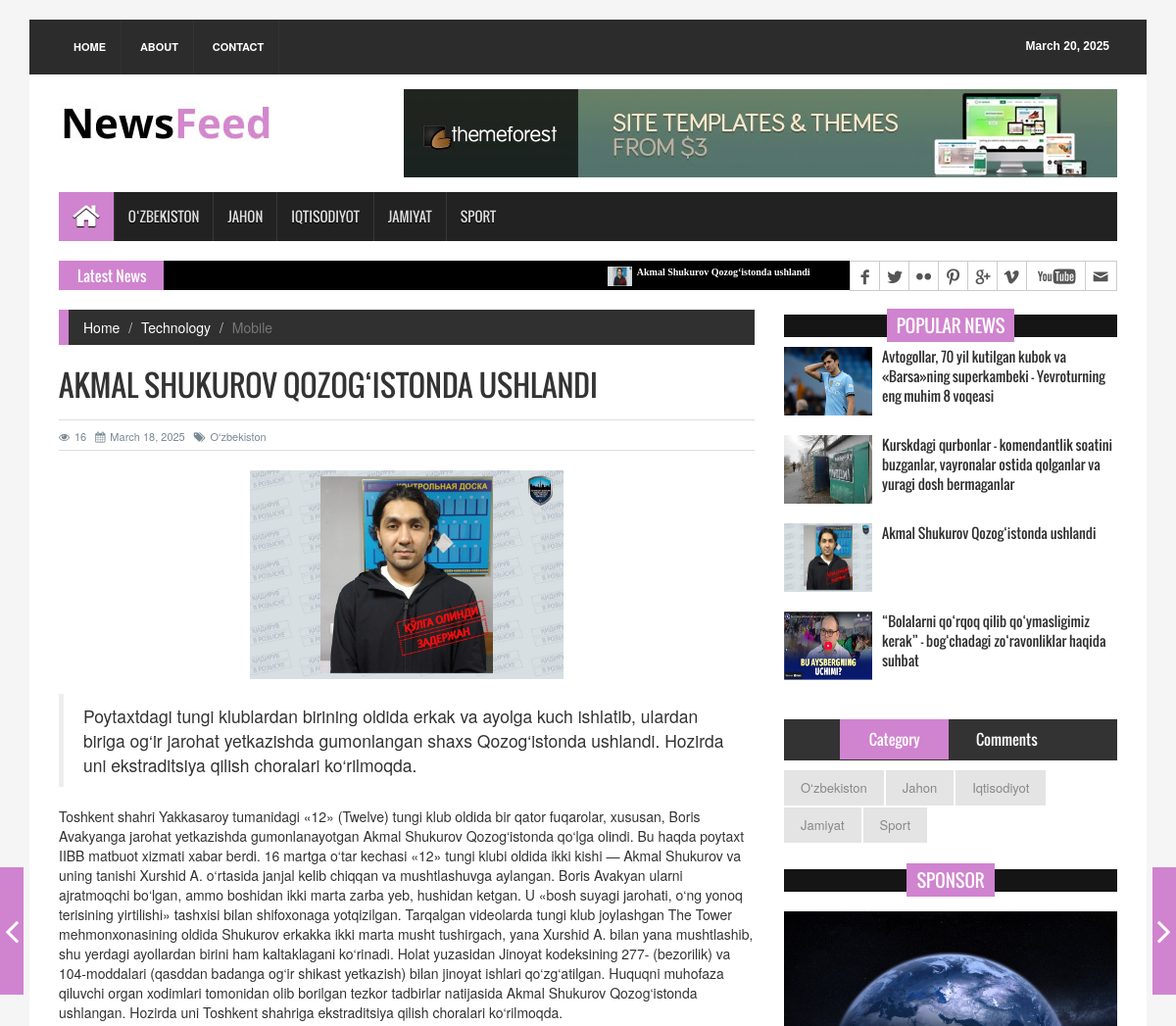
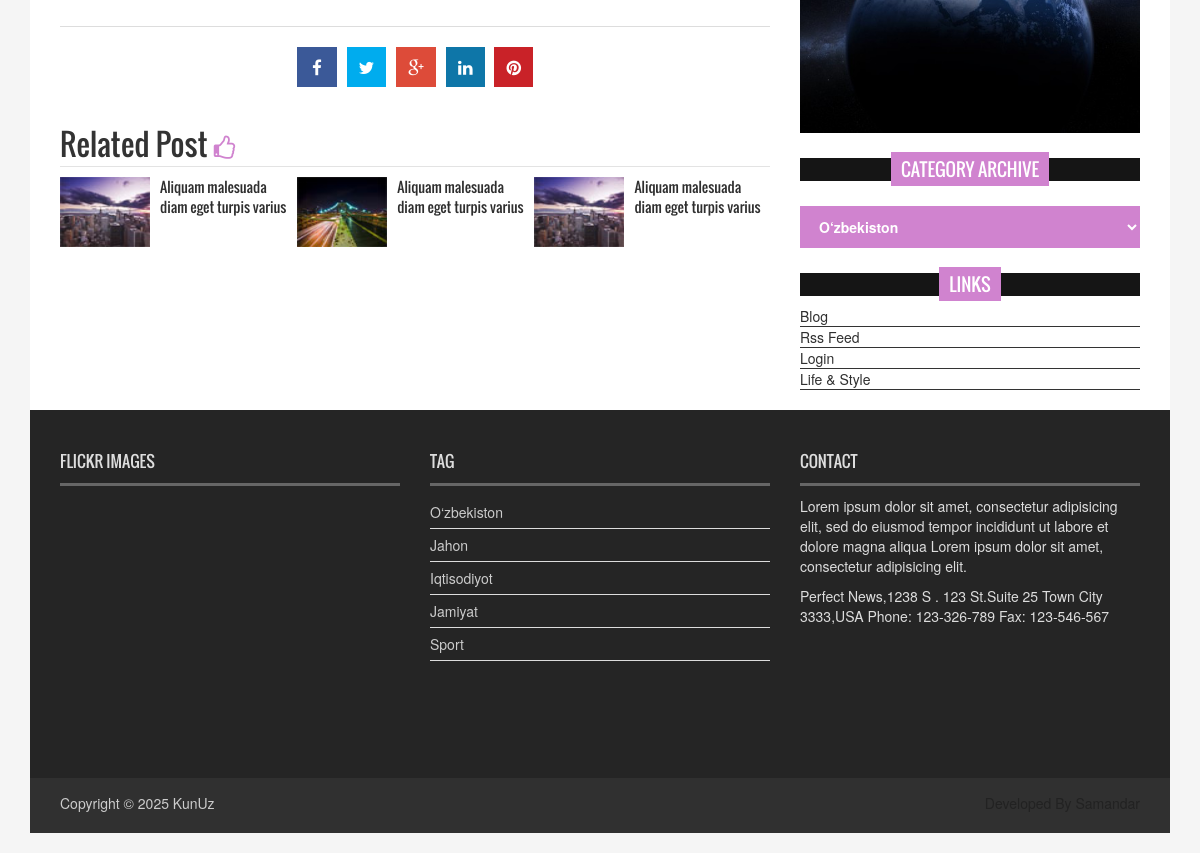
/detail/1, run on the app's committed database (2 pictures, top to bottom).
### news/models.py (models this page shows, shortened)
class Category(models.Model):
    name = models.CharField(max_length=200)
    is_active = models.BooleanField()
    class Meta:
        verbose_name = 'category'
        verbose_name_plural = 'categories'

class News(models.Model):
    title = models.CharField(max_length=300)
    short_desc = models.CharField(max_length=300)
    description = models.TextField()
    created_at = models.DateField(auto_now_add=True)
    views = models.PositiveIntegerField()
    category = models.ForeignKey(Category, on_delete=models.CASCADE)
    image = models.ImageField(upload_to='news_images/', blank=True, null=True)
    class Meta:
        ordering = ['-created_at']
        verbose_name = 'news'
        verbose_name_plural = 'news'

### news/views.py (the view)
# urls.py: path('detail/<int:pk>', detail, name='detail'),
def detail(request, pk):
    info = News.objects.get(id=pk)
    news_uzb = News.objects.filter(category_id=1)
    news_world = News.objects.filter(category_id=2)
    news_eco = News.objects.filter(category_id=3)
    news_soc = News.objects.filter(category_id=4)
    news_sport = News.objects.filter(category_id=5)
    info.views += 1
    info.save()
    context = {
        'info': info,
        'news': get_news(),
        'popular': get_popular(),
        'latest_news': get_latest(),
        'news_uzb': news_uzb,
        'news_world': news_world,
        'news_eco': news_eco,
        'news_soc': news_soc,
        'news_sport': news_sport,
        'ctgs': get_categories(),
        'date': get_date(),
    }
    return render(request, 'single_page.html', context=context)

### news/templatetags/custom_filters.py (called while the page is built)
@register.filter
def range_filter(value):
    return range(value)

### news/views.py (called while the page is built)
def get_date():
    return datetime.date(datetime.today())

def get_categories():
    return Category.objects.all()

def get_news():
    return News.objects.all().order_by('-created_at')

def get_popular():
    return News.objects.all().order_by('-views')

def get_latest():
    return News.objects.all().order_by('-created_at')

### templates/single_page.html (shortened to what this page needs)
{% load static %}
{% load custom_filters %}
<!DOCTYPE html>
<html>
<head>
<link rel="stylesheet" type="text/css" href="{% static 'assets/css/bootstrap.min.css' %}">
<link rel="stylesheet" type="text/css" href="{% static 'assets/css/font-awesome.min.css' %}">
<link rel="stylesheet" type="text/css" href="{% static 'assets/css/animate.css' %}">
<link rel="stylesheet" type="text/css" href="{% static 'assets/css/font.css' %}">
<link rel="stylesheet" type="text/css" href="{% static 'assets/css/li-scroller.css' %}">
<link rel="stylesheet" type="text/css" href="{% static 'assets/css/slick.css' %}">
<link rel="stylesheet" type="text/css" href="{% static 'assets/css/jquery.fancybox.css' %}">
<link rel="stylesheet" type="text/css" href="{% static 'assets/css/theme.css' %}">
<link rel="stylesheet" type="text/css" href="{% static 'assets/css/style.css' %}">
</head>
<body>
<div class="container">
  <header id="header">
    <div class="row">
      <div class="col-lg-12 col-md-12 col-sm-12">
        <div class="header_top">
          <div class="header_top_left">
            <ul class="top_nav">
              <li><a href="{% url 'index' %}">Home</a></li>
              <li><a href="#">About</a></li>
              <li><a href="{% url 'contact' %}">Contact</a></li>
            </ul>
          </div>
          <div class="header_top_right">
            <p>{{ date }}</p>
          </div>
        </div>
      </div>
      <div class="col-lg-12 col-md-12 col-sm-12">
        <div class="header_bottom">
          <div class="logo_area"><a href="{% url 'index' %}" class="logo"><img src="{% static 'images/logo.jpg' %}" alt=""></a></div>
          <div class="add_banner"><a href="#"><img src="{% static 'images/addbanner_728x90_V1.jpg' %}" alt=""></a></div>
        </div>
      </div>
    </div>
  </header>
  <section id="navArea">
    <nav class="navbar navbar-inverse" role="navigation">
      <div id="navbar" class="navbar-collapse collapse">
        <ul class="nav navbar-nav main_nav">
          <li class="active"><a href="{% url 'index' %}"><span class="fa fa-home desktop-home"></span><span class="mobile-show">Home</span></a></li>
          {% for ctg in ctgs %}
            {% if ctg.is_active %}
              <li><a href="{% url 'category' ctg.id %}">{{ ctg.name }}</a></li>
            {% endif %}
          {% endfor %}
      </div>
    </nav>
  </section>
  <section id="newsSection">
    <div class="row">
      <div class="col-lg-12 col-md-12">
        <div class="latest_newsarea"> <span>Latest News</span>
          <ul id="ticker01" class="news_sticker">
            {% for new in latest_news %}
              {% if forloop.counter < 6 %}
                <li>
                  <div class="media"> <a href="{% url 'detail'  new.id %}" class="media-left"> <img alt="" src="{{ new.image.url }}"> </a>
                    <div class="media-body"> <a href="{% url 'detail'  new.id %}" class="catg_title">{{ new.title }}</a> </div>
                  </div>
                </li>
              {% endif %}
            {% endfor %}
          </ul>
          <div class="social_area">
            <ul class="social_nav">
              <li class="facebook"><a href="#"></a></li>
              <li class="twitter"><a href="#"></a></li>
              <li class="flickr"><a href="#"></a></li>
              <li class="pinterest"><a href="#"></a></li>
              <li class="googleplus"><a href="#"></a></li>
              <li class="vimeo"><a href="#"></a></li>
              <li class="youtube"><a href="#"></a></li>
              <li class="mail"><a href="#"></a></li>
            </ul>
          </div>
        </div>
      </div>
    </div>
  </section>
  <section id="contentSection">
    <div class="row">
      <div class="col-lg-8 col-md-8 col-sm-8">
        <div class="left_content">
          <div class="single_page">
            <ol class="breadcrumb">
              <li><a href="{% url 'index' %}">Home</a></li>
              <li><a href="#">Technology</a></li>
              <li class="active">Mobile</li>
            </ol>
            <h1>{{ info.title }}</h1>
            <div class="post_commentbox"> <a href="#"><i class="fa fa-eye"></i>{{ info.views }}</a> <span><i class="fa fa-calendar"></i>{{ info.created_at }}</span> <a href="#"><i class="fa fa-tags"></i>{{ info.category.name}}</a> </div>
            <div class="single_page_content"> <img class="img-center" src="{{ info.image.url }}" alt="">
              <blockquote>{{ info.short_desc}}</blockquote>
              <p>{{ info.description }}</p>
            </div>
            <div class="social_link">
              <ul class="sociallink_nav">
                <li><a href="#"><i class="fa fa-facebook"></i></a></li>
                <li><a href="#"><i class="fa fa-twitter"></i></a></li>
                <li><a href="#"><i class="fa fa-google-plus"></i></a></li>
                <li><a href="#"><i class="fa fa-linkedin"></i></a></li>
                <li><a href="#"><i class="fa fa-pinterest"></i></a></li>
              </ul>
            </div>
            <div class="related_post">
              <h2>Related Post <i class="fa fa-thumbs-o-up"></i></h2>
              <ul class="spost_nav wow fadeInDown animated">
                <li>
                  <div class="media"> <a class="media-left" href="#"> <img src="{% static 'images/post_img1.jpg' %}" alt=""> </a>
                    <div class="media-body"> <a class="catg_title" href="#"> Aliquam malesuada diam eget turpis varius</a> </div>
                  </div>
                </li>
                <li>
                  <div class="media"> <a class="media-left" href="#"> <img src="{% static 'images/post_img2.jpg' %}" alt=""> </a>
                    <div class="media-body"> <a class="catg_title" href="#"> Aliquam malesuada diam eget turpis varius</a> </div>
                  </div>
                </li>
                <li>
                  <div class="media"> <a class="media-left" href="#"> <img src="{% static 'images/post_img1.jpg' %}" alt=""> </a>
                    <div class="media-body"> <a class="catg_title" href="#"> Aliquam malesuada diam eget turpis varius</a> </div>
                  </div>
                </li>
              </ul>
            </div>
          </div>
        </div>
      </div>
      <nav class="nav-slit"> <a class="prev" href="#"> <span class="icon-wrap"><i class="fa fa-angle-left"></i></span>
        </a> <a class="next" href="#"> <span class="icon-wrap"><i class="fa fa-angle-right"></i></span>
        </a> </nav>
      <div class="col-lg-4 col-md-4 col-sm-4">
        <aside class="right_content">
          <div class="single_sidebar">
            <h2 id="world"><span>Popular News</span></h2>
            <ul class="spost_nav">
              {% for new in popular %}
                {% if forloop.counter < 5 %}
                  <li>
                    <div class="media wow fadeInDown"> <a href="{% url 'detail'  new.id %}" class="media-left"> <img alt="" src="{{ new.image.url }}"> </a>
                      <div class="media-body"> <a href="{% url 'detail'  new.id %}" class="catg_title">{{ new.title }}</a> </div>
                    </div>
                  </li>
                {% endif %}
              {% endfor %}
            </ul>
          </div>
          <div class="single_sidebar">
            <ul class="nav nav-tabs" role="tablist">
              <li role="presentation" class="active"><a href="#category" aria-controls="home" role="tab" data-toggle="tab">Category</a></li>
              <li role="presentation"><a href="#comments" aria-controls="messages" role="tab" data-toggle="tab">Comments</a></li>
            </ul>
            <div class="tab-content">
              <div role="tabpanel" class="tab-pane active" id="category">
                <ul>
                  {% for ctg in ctgs %}
                    {% if ctg.is_active %}
                      <li class="cat-item"><a href="{% url 'category' ctg.id %}">{{ ctg.name }}</a></li>
                    {% endif %}
                  {% endfor %}
                </ul>
              </div>
            </div>
          </div>
          <div class="single_sidebar wow fadeInDown">
            <h2><span>Sponsor</span></h2>
            <a class="sideAdd" href="#"><img src="{% static 'images/add_img.jpg' %}" alt=""></a> </div>
          <div class="single_sidebar wow fadeInDown">
            <h2><span>Category Archive</span></h2>
            <select class="catgArchive" onchange="if (this.value) window.location.href=this.value;">
              {% for ctg in ctgs %}
                {% if ctg.is_active %}
                <option value="{% url 'category' ctg.id %}">{{ ctg.name }}</option>
                {% endif %}
              {% endfor %}
            </select>
          </div>
          <div class="single_sidebar wow fadeInDown">
            <h2><span>Links</span></h2>
            <ul>
              <li><a href="#">Blog</a></li>
              <li><a href="#">Rss Feed</a></li>
              <li><a href="#">Login</a></li>
              <li><a href="#">Life &amp; Style</a></li>
            </ul>
          </div>
        </aside>
      </div>
    </div>
  </section>
  <footer id="footer">
    <div class="footer_top">
      <div class="row">
        <div class="col-lg-4 col-md-4 col-sm-4">
          <div class="footer_widget wow fadeInLeftBig">
            <h2>Flickr Images</h2>
          </div>
        </div>
        <div class="col-lg-4 col-md-4 col-sm-4">
          <div class="footer_widget wow fadeInDown">
            <h2>Tag</h2>
            <ul class="tag_nav">
              {% for ctg in ctgs %}
                {% if ctg.is_active %}
                  <li><a href="{% url 'category' ctg.id %}">{{ ctg.name }}</a></li>
                {% endif %}
              {% endfor %}
            </ul>
          </div>
        </div>
        <div class="col-lg-4 col-md-4 col-sm-4">
          <div class="footer_widget wow fadeInRightBig">
            <h2>Contact</h2>
            <p>Lorem ipsum dolor sit amet, consectetur adipisicing elit, sed do eiusmod tempor incididunt ut labore et dolore magna aliqua Lorem ipsum dolor sit amet, consectetur adipisicing elit.</p>
            <address>
            Perfect News,1238 S . 123 St.Suite 25 Town City 3333,USA Phone: 123-326-789 Fax: 123-546-567
            </address>
          </div>
        </div>
      </div>
    </div>
    <div class="footer_bottom">
      <p class="copyright">Copyright &copy; {{ date.year }} <a href="{% url 'index' %}">KunUz</a></p>
      <p class="developer">Developed By Samandar</p>
    </div>
  </footer>
</div>
</body>
</html>

### static/assets/css/li-scroller.css (style rules this page uses)
ul.newsticker { position:relative; left:750px; font:bold 10px Verdana; list-style-type:none; margin:0; padding:0 }
ul.newsticker li { float:left; margin:0; padding:0 }
ul.newsticker a { white-space:nowrap; padding:0; color:#fff; margin:0 50px 0 0 }
ul.newsticker a > img { height:20px; margin-right:5px; width:25px }

### static/assets/css/theme.css (style rules this page uses)
.navbar-inverse .navbar-nav > .active > a, .navbar-inverse .navbar-nav > .active > a:hover, .navbar-inverse .navbar-nav > .active > a:focus { background-color:#d083cf }
.latest_newsarea span { background:none repeat scroll 0 0 #d083cf }
.single_sidebar > h2 span { background:none repeat scroll 0 0 #d083cf }
.nav-tabs > li.active > a, .nav-tabs > li.active > a:hover, .nav-tabs > li.active > a:focus { background-color:#d083cf }
.breadcrumb { border-left:10px solid #d083cf }
.nav-slit .icon-wrap { background-color:#d083cf }
.catgArchive { background-color:#d083cf }
.related_post > h2 i { color:#d083cf }

### data on the page
Category: name "O‘ZBEKISTON", name "O‘zbekiston"
Category: name "JAHON", name "Jahon"
Category: name "IQTISODIYOT", name "Iqtisodiyot"
Category: name "JAMIYAT", name "Jamiyat"
Category: name "SPORT", name "Sport"
News: image (picture), title "Akmal Shukurov Qozog‘istonda ushlandi", title "AKMAL SHUKUROV QOZOG‘ISTONDA USHLANDI", views "16", created_at "March 18, 2025", category.name "O‘zbekiston", short_desc "Poytaxtdagi tungi klublardan birining oldida erkak va ayolga kuch ishlatib, ulardan biriga og‘ir jarohat yetkazishda gumonlangan shaxs Qozog‘istonda ushlandi. Hozirda uni ekstraditsiya qilish choralari ko‘rilmoqda.", description "Toshkent shahri Yakkasaroy tumanidagi «12» (Twelve) tungi klub oldida bir qator fuqarolar, xususan, Boris Avakyanga jarohat yetkazishda gumonlanayotgan Akmal Shukurov Qozog‘istonda qo‘lga olindi. Bu haqda poytaxt IIBB matbuot xizmati xabar berdi. 16 martga o‘tar kechasi «12» tungi klubi oldida ikki kishi — Akmal Shukurov va uning tanishi Xurshid A. o‘rtasida janjal kelib chiqqan va mushtlashuvga aylangan. Boris Avakyan ularni ajratmoqchi bo‘lgan, ammo boshidan ikki marta zarba yeb, hushidan ketgan. U «bosh suyagi jarohati, o‘ng yonoq terisining yirtilishi» tashxisi bilan shifoxonaga yotqizilgan. Tarqalgan videolarda tungi klub joylashgan The Tower mehmonxonasining oldida Shukurov erkakka…"
News: image (picture), title "Avtogollar, 70 yil kutilgan kubok va «Barsa»ning superkambeki – Yevroturning eng muhim 8 voqeasi"
News: image (picture), title "Kurskdagi qurbonlar - komendantlik soatini buzganlar, vayronalar ostida qolganlar va yuragi dosh bermaganlar"
News: image (picture), title "“Bolalarni qo‘rqoq qilib qo‘ymasligimiz kerak” - bog‘chadagi zo‘ravonliklar haqida suhbat"

### other printed values
{{ date }} "March 20, 2025"
{{ date.year }} "2025"
form field value "O‘zbekiston"
